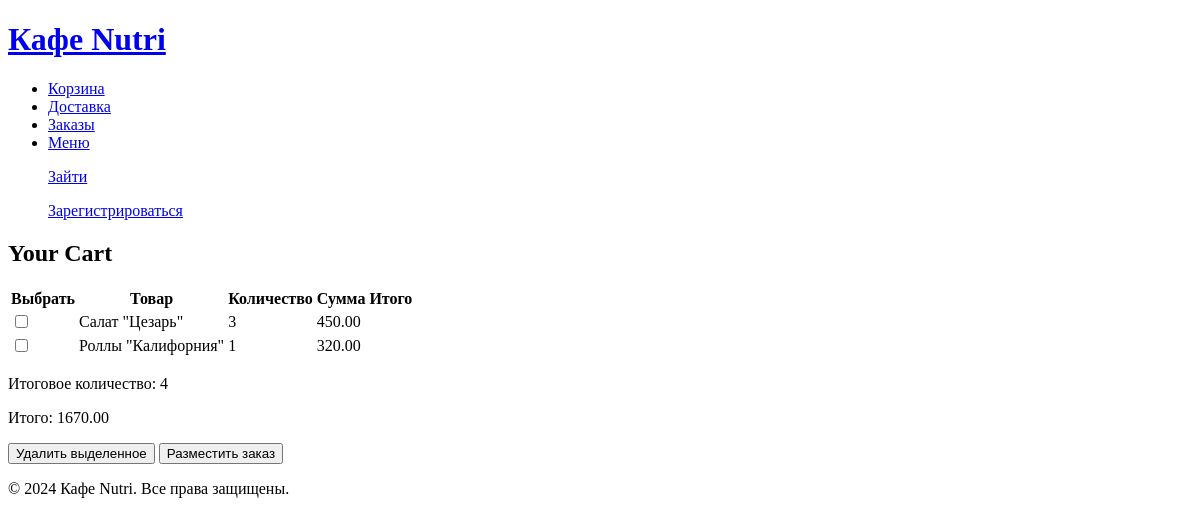
The app's page /cafe_cat/view_cart/, older data.
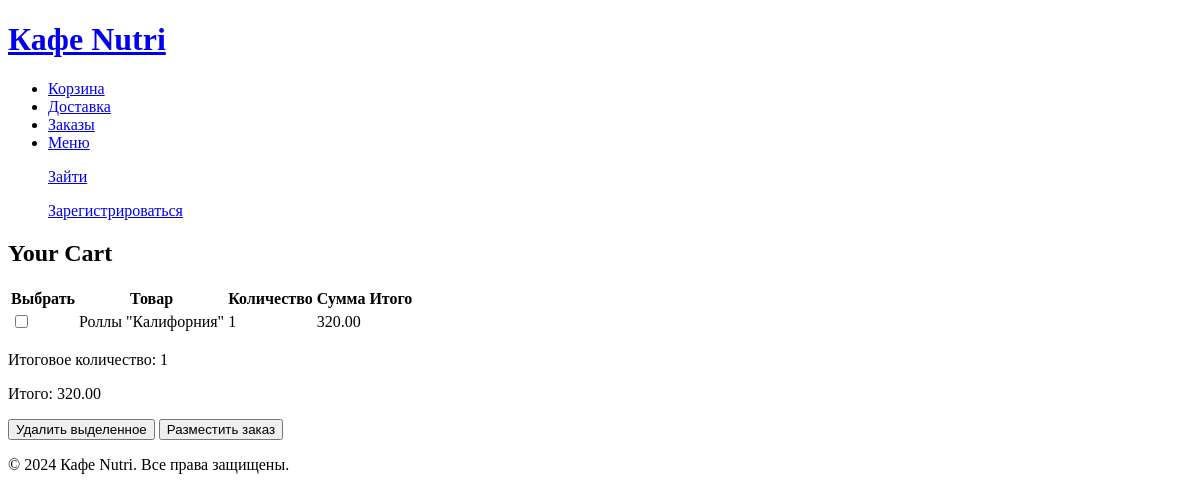
The same page, newer data.
### cafe_cat/models.py (models this page shows, shortened)
class CartItem(models.Model):
    cart = models.ForeignKey(Cart, on_delete=models.CASCADE)
    item = models.ForeignKey(MenuItem, on_delete=models.CASCADE)
    quantity = models.PositiveIntegerField(default=1)

class MenuItem(models.Model):
    name = models.CharField(max_length=100)
    price = models.DecimalField(max_digits=6, decimal_places=2)
    summary = models.TextField()
    is_featured = models.BooleanField(default=False)
    on_sale = models.BooleanField(default=False)
    discount = models.DecimalField(max_digits=6, decimal_places=2, default=0)
    sale_price = models.DecimalField(max_digits=6, decimal_places=2, default=0)
    image = models.ImageField(upload_to='menu_item_images/', null=True, blank=True)

### cafe_cat/views.py (the view)
# urls.py: path('view_cart/', views.view_cart, name='view_cart'),
def view_cart(request):
    user_cart = None
    if request.user.is_authenticated:
        user_cart, created = Cart.objects.get_or_create(user=request.user)
    else:
        session_key = request.session.session_key
        carts = Cart.objects.filter(session_key=session_key)
        if carts.exists():
            user_cart = carts.first()
        else:
            user_cart = Cart.objects.create(session_key=session_key)
    cart_items = CartItem.objects.filter(cart=user_cart)
    total_price = sum(cart_item.item.sale_price * cart_item.quantity if cart_item.item.on_sale else cart_item.item.price * cart_item.quantity for cart_item in cart_items)
    total_quantity = sum(cart_item.quantity for cart_item in cart_items)
    update_forms = {str(cart_item.id): UpdateQuantityForm(instance=cart_item) for cart_item in cart_items}
    return render(request, 'cafe_cat/view_cart.html', {
        'cart_items': cart_items,
        'total_price': total_price,
        'total_quantity': total_quantity,
        'update_forms': update_forms
    })

### cafe_cat/templates/cafe_cat/view_cart.html (shortened to what this page needs)
{% extends 'cafe_cat/base_generic.html' %}
{% block content %}
    <h2>Your Cart</h2>
    {% if cart_items %}
        <form id="cart_form" action="{% url 'cafe_cat:remove_selected' %}" method="post">
            <table>
                <thead>
                    <tr>
                        <th>Выбрать</th>
                        <th>Товар</th>
                        <th>Количество</th>
                        <th>Сумма</th>
                        <th>Итого</th>
                    </tr>
                </thead>
                <tbody>
                    {% for cart_item in cart_items %}
                    <tr>
                        <td><input type="checkbox" name="selected_items" value="{{ cart_item.id }}"></td>
                        <td>{{ cart_item.item.name }}</td>
                        <td>{{ cart_item.quantity }}</td>
                        <td>
                            {% if cart_item.item.on_sale %}
                                {{ cart_item.item.sale_price }}
                            {% else %}
                                {{ cart_item.item.price }}
                            {% endif %}
                        </td>
                        <td>{{ cart_item.total_item }}</td>
                    </tr>
                    {% endfor %}
                </tbody>
            </table>
            <p>Итоговое количество: {{ total_quantity }}</p>
            <p>Итого: {{ total_price }}</p>
            <button type="submit">Удалить выделенное</button>
            <button type="submit" formaction="{% url 'cafe_cat:place_order_selected' %}">Разместить заказ</button>
        </form>
    {% else %}
        <p>Your cart is empty.</p>
    {% endif %}
{% endblock %}

### cafe_cat/templates/cafe_cat/base_generic.html (shortened to what this page needs)
<!DOCTYPE html>
<html lang="ru">
<head>
    {% load static %}
    <link rel="stylesheet" href="{% static 'css/styles.css' %}">
</head>
<body>
    <header>
        <h1><a href="{% url 'cafe_cat:index' %}">Кафе Nutri</a></h1>
        <nav>
            <ul>
                <li><a href="{% url 'cafe_cat:view_cart' %}">Корзина</a></li>
                <li><a href="{% url 'cafe_cat:checkout' %}">Доставка</a></li>
                <li><a href="{% url 'cafe_cat:user_orders' %}">Заказы</a></li>
                <li><a href="{% url 'cafe_cat:menu' %}">Меню</a></li>
                {% if user.is_authenticated %}
                    <p><a href="{% url 'cafe_cat:account' %}">Аккаунт</a></p>
                {% else %}
                    <p><a href="{% url 'cafe_cat:login' %}">Зайти</a></p>
                    <p><a href="{% url 'cafe_cat:register' %}">Зарегистрироваться</a></p>
                {% endif %}
            </ul>
        </nav>
    </header>
    <main>
        {% block content %}
        {% endblock %}
    </main>
    <footer>
        <p>© 2024 Кафе Nutri. Все права защищены.</p>
    </footer>
</body>
</html>

Row changes from the older to the newer data that the page shows:
removed CartItem: item.name "Салат \"Цезарь\"", quantity "3", item.price "450.00"
Text that changed along with them:
{{ total_quantity }}: "4" → "1"
{{ total_price }}: "1670.00" → "320.00"
